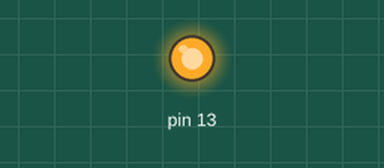
This program was run on a simulated Arduino Uno, built with avr-gcc and run on an emulated ATmega328P. On the bench: output pins drawn as LEDs (lit = HIGH).

Above: at 0.1 s.
Timing chart, 0 to 1.6 s (numbered marks = the images above):
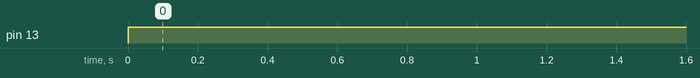

The program:

main.cpp
```cpp
#include <Arduino.h>
void setup() {
  pinMode(13, 1);
}
void loop() {
  digitalWrite(13, 1);
}
```

Measured:
- by itself, pin 13: LOW → HIGH at 0.00 s
